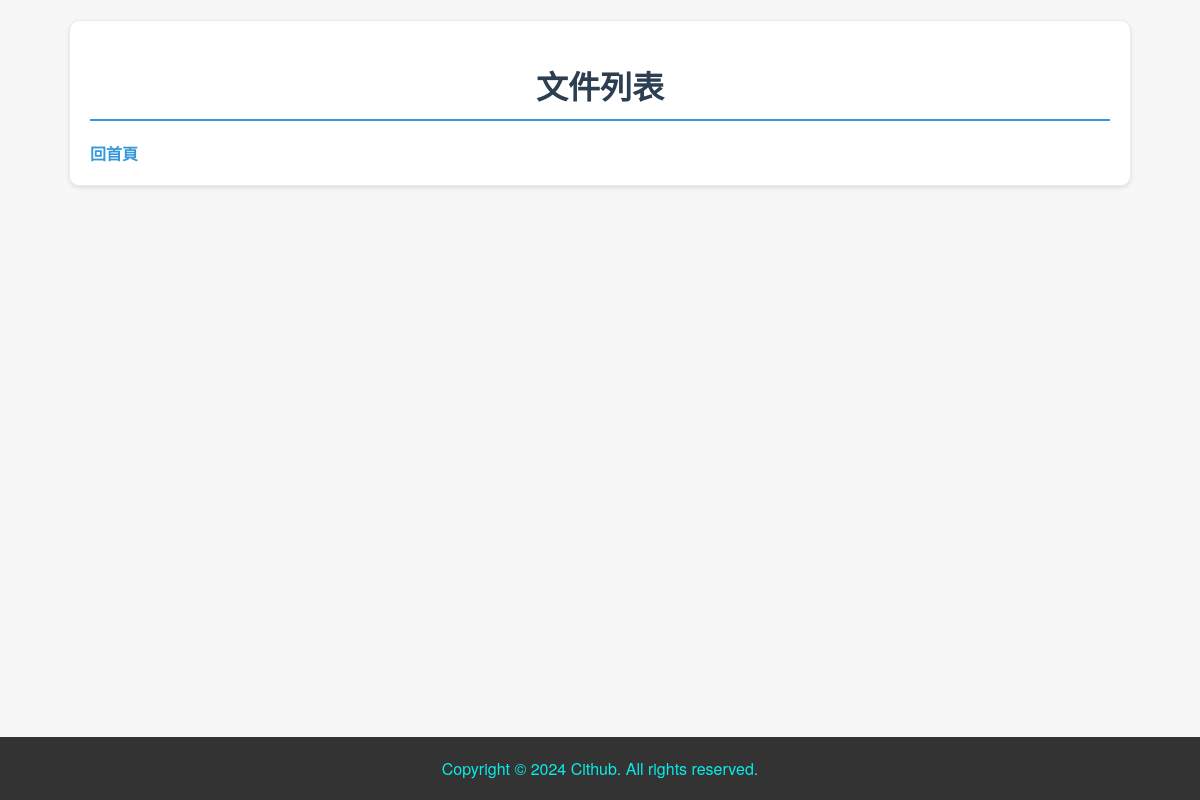
Before: /files with the older database file.
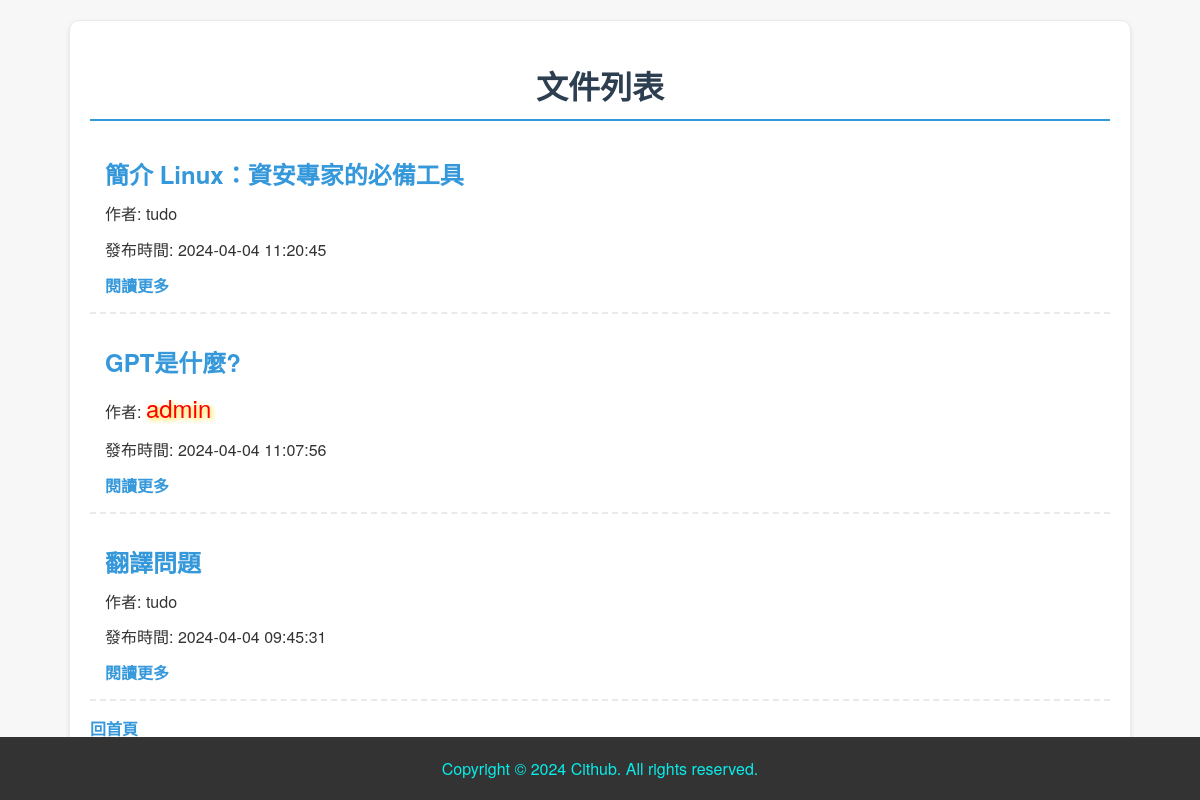
After: the same page with the newer database file.
### tables this page shows
CREATE TABLE posts (
            id INTEGER PRIMARY KEY AUTOINCREMENT,
            user_id INTEGER,
            title TEXT,
            content TEXT,
            created_at DATETIME DEFAULT CURRENT_TIMESTAMP,
            FOREIGN KEY(user_id) REFERENCES users(id)
        );

CREATE TABLE users (
            id INTEGER PRIMARY KEY AUTOINCREMENT,
            username TEXT NOT NULL UNIQUE,
            password TEXT NOT NULL
        );

### app1.py (the view)
@app.route("/files")
def list_md_files():
    conn = get_db_connection()
    post_rows = conn.execute('''
    SELECT p.id, p.title, p.content, p.created_at, u.username
    FROM posts p
    JOIN users u ON p.user_id = u.id
    ORDER BY p.created_at DESC
    ''').fetchall()
    conn.close()
    posts = [dict(post) for post in post_rows]
    return render_template('files.html', posts=posts)

### app1.py (called while the page is built)
def get_db_connection():
    conn = sqlite3.connect(DATABASE)
    conn.row_factory = sqlite3.Row
    return conn

@app.before_request
def initialize_database():
    global db_initialized,db_initialized_c
    if not db_initialized:
        create_table()
        db_initialized = True
    if not db_initialized_c:
        create_chat_sql()
        db_initialized_c = True

### templates/files.html (shortened to what this page needs)
<!DOCTYPE html>
<html lang="zh-tw">
<head>
</head>
<body>
    <div class="container">
        <h1>文件列表</h1>
        {% for post in posts %}
            <div class="post">
                <h2>{{ post.title }}</h2>
                <p>作者: {% if post.username == 'admin' %}<span class="admin">{{ post.username }}</span>{% else %}{{ post.username }}{% endif %}</p>
                <p>發布時間: {{ post.created_at }}</p>
                <a href="{{ url_for('view_file', post_id=post.id) }}">閱讀更多</a>
            </div>
        {% endfor %}
        <footer>Copyright &copy; 2024 Cithub. All rights reserved.</footer>
        <a href="\">回首頁</a>
    </div>
</body>
</html>

### templates/files.html (style rules this page uses)
body { font-family: 'Helvetica Neue', Helvetica, Arial, sans-serif; color: #333; background-color: #f7f7f7; margin: 0; padding: 0; }
.container { width: 85%; margin: 20px auto; padding: 20px; background: #ffffff; border: 1px solid #eaeaea; border-radius: 10px; box-shadow: 0 2px 4px rgba(0,0,0,0.1); }
h1 { border-bottom: 2px solid #3498db; padding-bottom: 10px; margin-bottom: 20px; color: #2c3e50; text-align: center; }
.post { margin-bottom: 15px; padding: 15px; border-bottom: 2px dashed #eaeaea; transition: all 0.3s ease; }
.post h2 { color: #3498db; font-size: 24px; margin-top: 0; margin-bottom: 5px; }
.post p { font-size: 16px; line-height: 1.6; margin: 10px 0; }
a { color: #3498db; text-decoration: none; font-weight: bold; background-color: transparent; transition: color 0.2s; }
footer { position: fixed; bottom: 0; left: 0; width: 100%; background-color: #333; color: #07edea; padding: 20px 0; text-align: center; }
.admin { color: rgb(255, 0, 0); font-size: 24px; text-shadow: 2px 2px 5px rgba(255, 217, 0, 0.993); animation: shine 1s infinite alternate; }

Changed rows visible on the page:
added posts: title "簡介 Linux：資安專家的必備工具", username "tudo", created_at "2024-04-04 11:20:45"
added posts: title "GPT是什麼?", username "admin", created_at "2024-04-04 11:07:56"
added posts: title "翻譯問題", username "tudo", created_at "2024-04-04 09:45:31"
